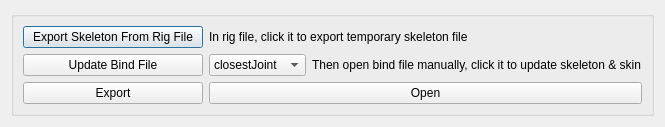
<?xml version="1.0" encoding="UTF-8"?>
<ui version="4.0">
 <class>dialog</class>
 <widget class="QDialog" name="dialog">
  <property name="geometry">
   <rect>
    <x>0</x>
    <y>0</y>
    <width>608</width>
    <height>125</height>
   </rect>
  </property>
  <property name="windowTitle">
   <string>Update Bind File</string>
  </property>
  <layout class="QVBoxLayout" name="verticalLayout">
   <item>
    <widget class="QGroupBox" name="groupBox_2">
     <property name="title">
      <string/>
     </property>
     <layout class="QVBoxLayout" name="verticalLayout_2">
      <item>
       <layout class="QHBoxLayout" name="horizontalLayout">
        <item>
         <widget class="QPushButton" name="exportSkeletonBTN">
          <property name="sizePolicy">
           <sizepolicy hsizetype="Minimum" vsizetype="Fixed">
            <horstretch>0</horstretch>
            <verstretch>0</verstretch>
           </sizepolicy>
          </property>
          <property name="minimumSize">
           <size>
            <width>180</width>
            <height>0</height>
           </size>
          </property>
          <property name="maximumSize">
           <size>
            <width>180</width>
            <height>16777215</height>
           </size>
          </property>
          <property name="text">
           <string>Export Skeleton From Rig File</string>
          </property>
         </widget>
        </item>
        <item>
         <widget class="QLabel" name="label">
          <property name="text">
           <string>In rig file, click it to export temporary skeleton file</string>
          </property>
         </widget>
        </item>
       </layout>
      </item>
      <item>
       <layout class="QHBoxLayout" name="horizontalLayout_2">
        <item>
         <widget class="QPushButton" name="updateBindBTN">
          <property name="sizePolicy">
           <sizepolicy hsizetype="Minimum" vsizetype="Fixed">
            <horstretch>0</horstretch>
            <verstretch>0</verstretch>
           </sizepolicy>
          </property>
          <property name="minimumSize">
           <size>
            <width>180</width>
            <height>0</height>
           </size>
          </property>
          <property name="maximumSize">
           <size>
            <width>180</width>
            <height>16777215</height>
           </size>
          </property>
          <property name="text">
           <string>Update Bind File</string>
          </property>
         </widget>
        </item>
        <item>
         <widget class="QComboBox" name="influenceAssociationCB">
          <item>
           <property name="text">
            <string>closestJoint</string>
           </property>
          </item>
          <item>
           <property name="text">
            <string>closestBone</string>
           </property>
          </item>
          <item>
           <property name="text">
            <string>oneToOne</string>
           </property>
          </item>
         </widget>
        </item>
        <item>
         <widget class="QLabel" name="label_2">
          <property name="text">
           <string>Then open bind file manually, click it to update skeleton &amp; skin</string>
          </property>
         </widget>
        </item>
       </layout>
      </item>
      <item>
       <layout class="QHBoxLayout" name="horizontalLayout_3">
        <item>
         <widget class="QPushButton" name="exportBTN">
          <property name="minimumSize">
           <size>
            <width>180</width>
            <height>0</height>
           </size>
          </property>
          <property name="maximumSize">
           <size>
            <width>180</width>
            <height>16777215</height>
           </size>
          </property>
          <property name="text">
           <string>Export</string>
          </property>
         </widget>
        </item>
        <item>
         <widget class="QPushButton" name="openBTN">
          <property name="text">
           <string>Open</string>
          </property>
         </widget>
        </item>
       </layout>
      </item>
     </layout>
    </widget>
   </item>
  </layout>
 </widget>
 <resources/>
 <connections/>
</ui>
